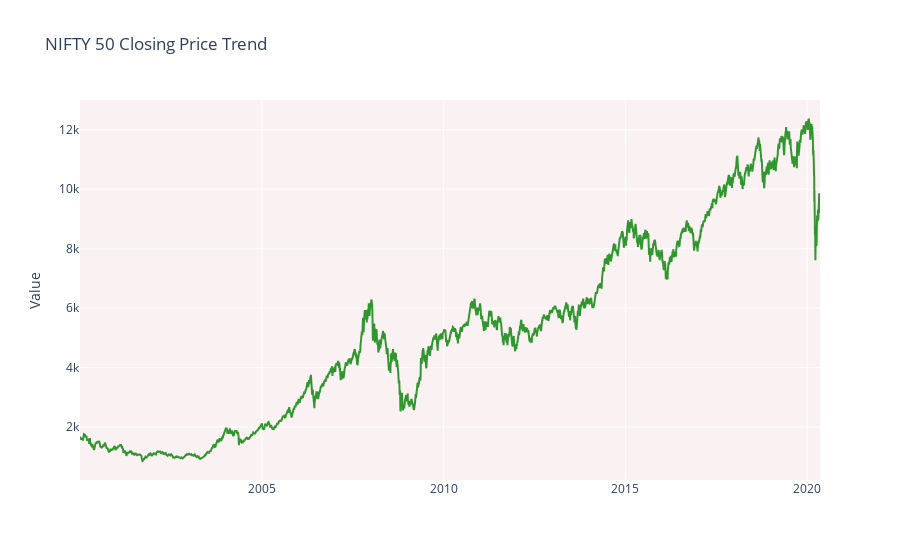

Notebook code cell kept with this figure:
### Code cell
fig = go.Figure()
fig.add_trace(go.Scatter(x = nifty_50['Date'], y = nifty_50['Close'], name = 'Closing Price',
    line=dict(color='green'), opacity=0.8))
    
fig.update_layout(title_text='NIFTY 50 Closing Price Trend', plot_bgcolor = 'rgb(250, 242, 242)', yaxis_title = 'Value')
fig.show()

### Figure 1 — Plotly figure (JSON) as saved in the notebook; plotly's stock layout.template omitted (floating-point values rounded to 4 significant figures; data arrays with more than 128 entries replaced by an {"elided": "..."} marker saying what was removed)
{"data": [{"line": {"color": "green"}, "name": "Closing Price", "opacity": 0.8, "type": "scatter", "x": {"elided": "5061 str values"}, "y": {"elided": "5061 float values"}}], "layout": {"autosize": true, "plot_bgcolor": "rgb(250, 242, 242)", "title": {"text": "NIFTY 50 Closing Price Trend"}, "xaxis": {"autorange": true, "range": ["2000-01-03", "2020-05-08"], "type": "date"}, "yaxis": {"autorange": true, "range": [214.9, 13000.0], "title": {"text": "Value"}, "type": "linear"}}}
